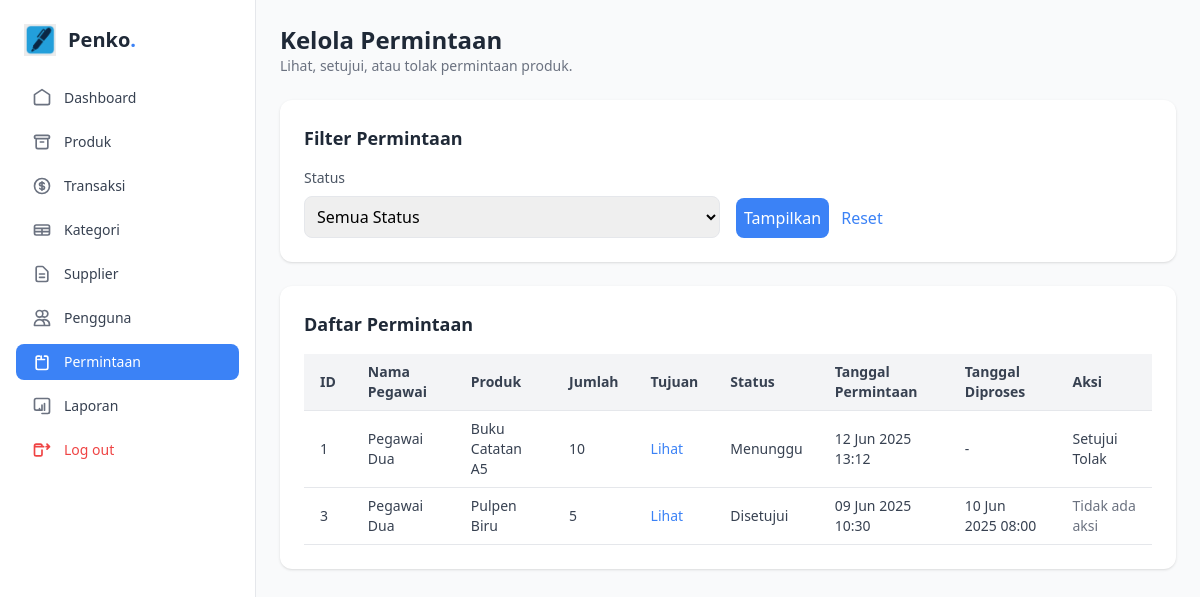
The app's page /admin/requests.php (signed in) with its own data.
### tables this page shows
CREATE TABLE `requests` (
  `id` int NOT NULL,
  `user_id` int NOT NULL,
  `product_id` int NOT NULL,
  `quantity` int NOT NULL,
  `purpose` text NOT NULL,
  `status` enum('pending','approved','rejected') DEFAULT 'pending',
  `created_at` timestamp NULL DEFAULT CURRENT_TIMESTAMP,
  `processed_at` timestamp NULL DEFAULT NULL,
  `admin_id` int DEFAULT NULL,
  `notes` text
);

CREATE TABLE `users` (
  `id` INT AUTO_INCREMENT PRIMARY KEY,
  `username` VARCHAR(50) UNIQUE NOT NULL,
  `password` varchar(255) NOT NULL,
  `name` varchar(100) NOT NULL,
  `email` VARCHAR(100) UNIQUE NOT NULL,
  `role` ENUM('admin', 'staff') DEFAULT 'staff',
  `created_at` DATETIME DEFAULT CURRENT_TIMESTAMP
);

CREATE TABLE `products` (
  `id` INT AUTO_INCREMENT PRIMARY KEY,
  `name` varchar(100) NOT NULL,
  `description` text,
  `category_id` INT,
  `supplier_id` INT,
  `current_stock` int NOT NULL DEFAULT 0,
  `unit` varchar(20) NOT NULL,
  `price` DECIMAL(15,2) DEFAULT 0.00,
  `image` VARCHAR(255),
  `min_stock` int NOT NULL DEFAULT 10,
  `created_at` DATETIME DEFAULT CURRENT_TIMESTAMP,
  `updated_at` DATETIME DEFAULT CURRENT_TIMESTAMP ON UPDATE CURRENT_TIMESTAMP,
  FOREIGN KEY (`category_id`) REFERENCES `categories`(`id`) ON DELETE SET NULL,
  FOREIGN KEY (`supplier_id`) REFERENCES `suppliers`(`id`) ON DELETE SET NULL
);

### admin/requests.php (the view, shortened to what this page needs)
<?php
require_once '../koneksi/database.php';
$status_filter = $_GET['status_filter'] ?? '';
$requests_sql = "SELECT r.id, r.quantity, r.status, r.created_at, r.processed_at, r.purpose, p.name AS product_name, u.username AS username, u.name AS user_name
                 FROM requests r
                 JOIN products p ON r.product_id = p.id
                 JOIN users u ON r.user_id = u.id
                 WHERE 1=1";
if ($status_filter) {
    $requests_sql .= " AND r.status = ?";
    $query = $conn->prepare($requests_sql);
    $query->bind_param("s", $status_filter);
} else {
    $query = $conn->prepare($requests_sql);
}
$query->execute();
$requests_query = $query->get_result();
?>
<!DOCTYPE html>
<html lang="id">
<head>
    <script src="https://cdn.tailwindcss.com"></script>
</head>
<body class="bg-gray-50 font-sans">
<div class="flex h-screen">
    <aside class="w-64 bg-white border-r px-4 py-6 flex flex-col space-y-6">
        <div class="flex items-center space-x-3 px-2">
            <img src="../img/Logo.png" alt="Logo" class="h-8 w-8 object-cover" />
            <h1 class="text-xl font-semibold text-gray-800">Penko<span class="text-blue-500">.</span></h1>
        </div>
        <nav class="flex-1">
            <ul class="space-y-2">
                <li><a href="dashboard.php" class="flex items-center px-4 py-2 rounded-lg text-gray-700 hover:bg-blue-50 hover:text-blue-600 transition"><svg class="h-5 w-5 text-gray-500" fill="none" stroke="currentColor" viewBox="0 0 24 24" xmlns="http://www.w3.org/2000/svg"><path stroke-linecap="round" stroke-linejoin="round" stroke-width="2" d="M3 8l9-6 9 6v10a2 2 0 01-2 2H5a2 2 0 01-2-2V8z" /></svg><span class="ml-3 text-sm font-medium">Dashboard</span></a></li>
                <li><a href="products.php" class="flex items-center px-4 py-2 rounded-lg text-gray-700 hover:bg-blue-50 hover:text-blue-600 transition"><svg class="h-5 w-5 text-gray-500" fill="none" stroke="currentColor" viewBox="0 0 24 24" xmlns="http://www.w3.org/2000/svg"><path stroke-linecap="round" stroke-linejoin="round" stroke-width="2" d="M5 8h14M5 8a2 2 0 110-4h14a2 2 0 110 4M5 8v10a2 2 0 002 2h10a2 2 0 002-2V8m-9 4h4" /></svg><span class="ml-3 text-sm font-medium">Produk</span></a></li>
                <li><a href="transactions.php" class="flex items-center px-4 py-2 rounded-lg text-gray-700 hover:bg-blue-50 hover:text-blue-600 transition"><span class="ml-3 text-sm font-medium">Transaksi</span></a></li>
                <li><a href="categories.php" class="flex items-center px-4 py-2 rounded-lg text-gray-700 hover:bg-blue-50 hover:text-blue-600 transition"><svg class="h-5 w-5 text-gray-500" fill="none" stroke="currentColor" viewBox="0 0 24 24" xmlns="http://www.w3.org/2000/svg"><path stroke-linecap="round" stroke-linejoin="round" stroke-width="2" d="M3 10h18M3 14h18m-9-4v8m-7 0h14a2 2 0 002-2V8a2 2 0 00-2-2H5a2 2 0 00-2 2v8a2 2 0 002 2z" /></svg><span class="ml-3 text-sm font-medium">Kategori</span></a></li>
                <li><a href="suppliers.php" class="flex items-center px-4 py-2 rounded-lg text-gray-700 hover:bg-blue-50 hover:text-blue-600 transition"><span class="ml-3 text-sm font-medium">Supplier</span></a></li>
                <li><a href="users.php" class="flex items-center px-4 py-2 rounded-lg text-gray-700 hover:bg-blue-50 hover:text-blue-600 transition"><svg class="h-5 w-5 text-gray-500" fill="none" stroke="currentColor" viewBox="0 0 24 24" xmlns="http://www.w3.org/2000/svg"><path stroke-linecap="round" stroke-linejoin="round" stroke-width="2" d="M12 4.354a4 4 0 110 5.292M15 21H3v-1a6 6 0 0112 0v1zm0 0h6v-1a6 6 0 00-9-5.197M13 7a4 4 0 11-8 0 4 4 0 018 0z" /></svg><span class="ml-3 text-sm font-medium">Pengguna</span></a></li>
                <li><a href="requests.php" class="flex items-center px-4 py-2 rounded-lg text-white bg-blue-500 hover:bg-blue-600 transition"><svg class="h-5 w-5 text-white" fill="none" stroke="currentColor" viewBox="0 0 24 24" xmlns="http://www.w3.org/2000/svg"><path stroke-linecap="round" stroke-linejoin="round" stroke-width="2" d="M9 5H7a2 2 0 00-2 2v12a2 2 0 002 2h10a2 2 0 002-2V7a2 2 0 00-2-2h-2m-4 0v4m0 0H7m4 0h4" /></svg><span class="ml-3 text-sm font-medium">Permintaan</span></a></li>
                <li><a href="reports.php" class="flex items-center px-4 py-2 rounded-lg text-gray-700 hover:bg-blue-50 hover:text-blue-600 transition"><svg class="h-5 w-5 text-gray-500" fill="none" stroke="currentColor" viewBox="0 0 24 24" xmlns="http://www.w3.org/2000/svg"><path stroke-linecap="round" stroke-linejoin="round" stroke-width="2" d="M9 17v-2m3 2v-6m3 6v-8m-9 8h6m-7 0H5a2 2 0 01-2-2V5a2 2 0 012-2h14a2 2 0 012 2v14a2 2 0 01-2 2h-7" /></svg><span class="ml-3 text-sm font-medium">Laporan</span></a></li>
                <li><a href="../logout.php" class="flex items-center px-4 py-2 rounded-lg text-red-500 hover:bg-red-50 hover:text-red-600 transition"><svg class="h-5 w-5 text-red-500" fill="none" stroke="currentColor" viewBox="0 0 24 24" xmlns="http://www.w3.org/2000/svg"><path stroke-linecap="round" stroke-linejoin="round" stroke-width="2" d="M17 8h4m0 0l-3-3m3 3l-3 3m-4-3H3m9 4v5a2 2 0 01-2 2H5a2 2 0 01-2-2V7a2 2 0 012-2h5a2 2 0 012 2v1" /></svg><span class="ml-3 text-sm font-medium">Log out</span></a></li>
            </ul>
        </nav>
    </aside>
    <main class="flex-1 p-6">
        <div class="mb-6">
            <h2 class="text-2xl font-semibold text-gray-800">Kelola Permintaan</h2>
            <p class="text-sm text-gray-500">Lihat, setujui, atau tolak permintaan produk.</p>
        </div>
        <div class="bg-white p-6 rounded-xl shadow mb-6">
            <h3 class="text-lg font-semibold text-gray-800 mb-4">Filter Permintaan</h3>
            <form method="GET" action="requests.php" class="grid grid-cols-1 md:grid-cols-2 gap-4">
                <div>
                    <label class="block text-sm text-gray-600 mb-2">Status</label>
                    <select name="status_filter" class="w-full p-2 border rounded-lg focus:ring-2 focus:ring-blue-500">
                        <option value="">Semua Status</option>
                    </select>
                </div>
                <div class="self-end">
                    <button type="submit" class="bg-blue-500 text-white p-2 rounded-lg hover:bg-blue-600">Tampilkan</button>
                    <a href="requests.php" class="ml-2 text-blue-500 hover:underline">Reset</a>
                </div>
            </form>
        </div>
        <div class="bg-white p-6 rounded-xl shadow">
            <h3 class="text-lg font-semibold text-gray-800 mb-4">Daftar Permintaan</h3>
            <div class="overflow-x-auto">
                <table class="min-w-full text-sm text-gray-700 border-collapse">
                    <thead>
                        <tr class="bg-gray-100 border-b">
                            <th class="py-2 px-4 text-left">ID</th>
                            <th class="py-2 px-4 text-left">Nama Pegawai</th>
                            <th class="py-2 px-4 text-left">Produk</th>
                            <th class="py-2 px-4 text-left">Jumlah</th>
                            <th class="py-2 px-4 text-left">Tujuan</th>
                            <th class="py-2 px-4 text-left">Status</th>
                            <th class="py-2 px-4 text-left">Tanggal Permintaan</th>
                            <th class="py-2 px-4 text-left">Tanggal Diproses</th>
                            <th class="py-2 px-4 text-left">Aksi</th>
                        </tr>
                    </thead>
                    <tbody>
                        <?php if ($requests_query->num_rows > 0): ?>
                            <?php while ($row = $requests_query->fetch_assoc()): ?>
                                <tr class="border-b hover:bg-gray-50">
                                    <td class="py-2 px-4"><?php echo $row['id']; ?></td>
                                    <td class="py-2 px-4"><?php echo htmlspecialchars($row['user_name']); ?></td>
                                    <td class="py-2 px-4"><?php echo htmlspecialchars($row['product_name']); ?></td>
                                    <td class="py-2 px-4"><?php echo number_format($row['quantity'], 0, ',', '.'); ?></td>
                                    <td class="py-2 px-4">
                                        <a href="#" onclick="togglePurpose(<?php echo $row['id']; ?>)" class="text-blue-500 hover:underline">Lihat</a>
                                    </td>
                                    <td class="py-2 px-4">
                                        <?php
                                        $status_text = '';
                                        $status_class = strtolower($row['status'] ?? 'pending');
                                        switch ($status_class) {
                                            case 'pending':
                                                $status_text = 'Menunggu';
                                                break;
                                            case 'approved':
                                                $status_text = 'Disetujui';
                                                break;
                                        }
                                        ?>
                                        <span class="status-<?php echo $status_class; ?>">
                                            <?php echo $status_text; ?>
                                        </span>
                                    </td>
                                    <td class="py-2 px-4"><?php echo date('d M Y H:i', strtotime($row['created_at'])); ?></td>
                                    <td class="py-2 px-4"><?php echo $row['processed_at'] ? date('d M Y H:i', strtotime($row['processed_at'])) : '-'; ?></td>
                                    <td class="py-2 px-4">
                                        <?php if ($row['status'] == 'pending'): ?>
                                            <a href="?action=approve&id=<?php echo $row['id']; ?>" class="action-button action-approve mr-2" onclick="return confirm('Yakin ingin menyetujui permintaan ini?')">Setujui</a>
                                            <a href="?action=reject&id=<?php echo $row['id']; ?>" class="action-button action-reject" onclick="return confirm('Yakin ingin menolak permintaan ini?')">Tolak</a>
                                        <?php else: ?>
                                            <span class="text-gray-500">Tidak ada aksi</span>
                                        <?php endif; ?>
                                    </td>
                                </tr>
                            <?php endwhile; ?>
                        <?php else: ?>
                            <tr>
                                <td colspan="9" class="py-4 text-center text-gray-500">Tidak ada permintaan ditemukan.</td>
                            </tr>
                        <?php endif; ?>
                    </tbody>
                </table>
            </div>
        </div>
    </main>
</div>
</body>
</html>

### admin/requests.php (style rules this page uses)
.status-pending { @apply bg-yellow-400 text-white px-2 py-1 rounded; }
.status-approved { @apply bg-green-500 text-white px-2 py-1 rounded; }
.action-button { @apply px-2 py-1 rounded text-white font-semibold transition-colors; }
.action-approve { @apply bg-green-500; }
.action-reject { @apply bg-red-500; }

### records on screen
requests: id "1", user.name "Pegawai Dua", product.name "Buku Catatan A5", quantity "10", status "Menunggu", created_at "12 Jun 2025 13:12"
requests: id "3", user.name "Pegawai Dua", product.name "Pulpen Biru", quantity "5", status "Disetujui", created_at "09 Jun 2025 10:30", processed_at "10 Jun 2025 08:00", shows "Tidak ada aksi"
